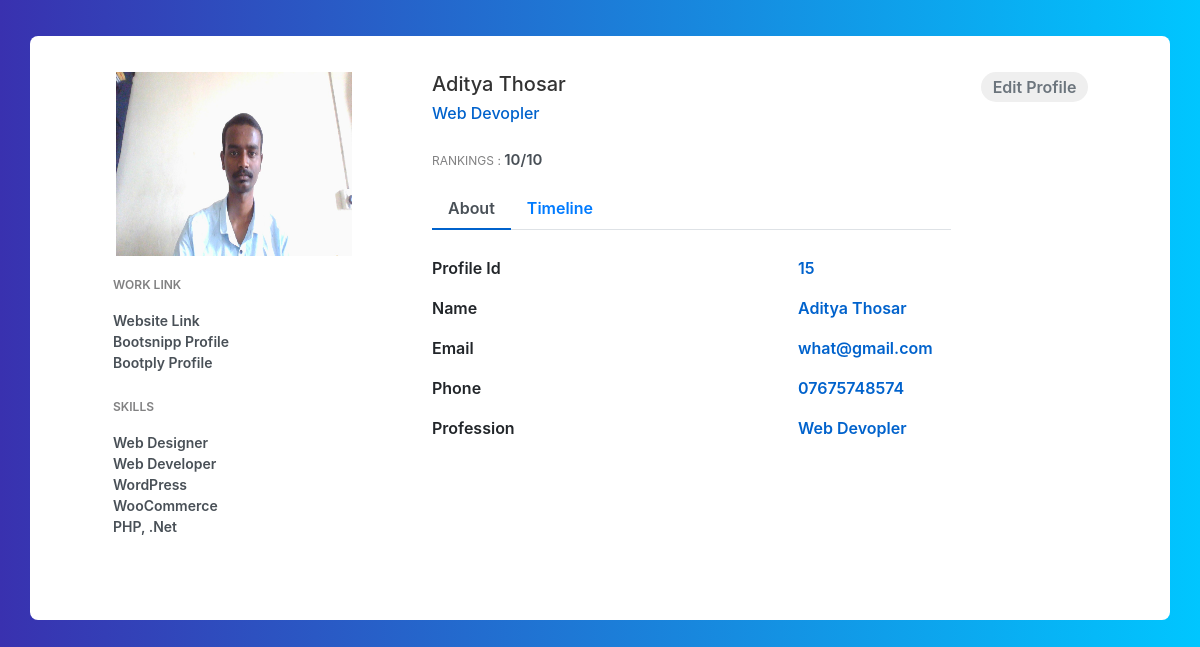
Screenshot of /details/ with the database file from the repository.
### core/models.py (models this page shows, shortened)
class Profile(models.Model):
    first_name = models.CharField(max_length=70)
    last_name = models.CharField(max_length=70)
    date = models.DateField()
    phone = models.BigIntegerField()
    email = models.EmailField()
    ranking = models.IntegerField()
    profession = models.CharField(max_length=200)
    status = models.CharField(choices=types,max_length=20,null=True,blank=False,default='employee')
    present = models.BooleanField(default=False)
    image = models.ImageField()
    updated = models.DateTimeField(auto_now=True)
    shift = models.TimeField()

### core/views.py (the view)
# urls.py: path('details/', details, name= 'details'),
def details(request):
    try:
        last_face = LastFace.objects.last()
        profile = Profile.objects.get(Q(image__icontains=last_face))
    except:
        last_face = None
        profile = None
    context = {
        'profile': profile,
        'last_face': last_face
    }
    return render(request, 'core/details.html', context)

### core/models.py (called while the page is built)
    def __str__(self):
        return self.last_face

### core/templates/core/details.html (shortened to what this page needs)
{% extends "core/base.html" %}
{% load static %}
{% block content %}
{% if profile == None %}
<div class="container emp-profile">
    <div class="row">
        <div class="col-md-5">
            <div class="alert alert-warning">
                <svg width="1.0625em" height="1em" viewBox="0 0 17 16" class="bi bi-exclamation-triangle"
                    fill="currentColor" xmlns="http://www.w3.org/2000/svg">
                    <path fill-rule="evenodd"
                        d="M7.938 2.016a.146.146 0 0 0-.054.057L1.027 13.74a.176.176 0 0 0-.002.183c.016.03.037.05.054.06.015.01.034.017.066.017h13.713a.12.12 0 0 0 .066-.017.163.163 0 0 0 .055-.06.176.176 0 0 0-.003-.183L8.12 2.073a.146.146 0 0 0-.054-.057A.13.13 0 0 0 8.002 2a.13.13 0 0 0-.064.016zm1.044-.45a1.13 1.13 0 0 0-1.96 0L.165 13.233c-.457.778.091 1.767.98 1.767h13.713c.889 0 1.438-.99.98-1.767L8.982 1.566z" />
                    <path
                        d="M7.002 12a1 1 0 1 1 2 0 1 1 0 0 1-2 0zM7.1 5.995a.905.905 0 1 1 1.8 0l-.35 3.507a.552.552 0 0 1-1.1 0L7.1 5.995z" />
                </svg>
                <p><b>Note: </b>
                <ul>
                    <li>It takes some time to turn on the scanner if your computer hardware
                        does not meet the requirements of the face recognition software</li>
                    <li>consider providing good lighting and good resolution cameras
                        for the software to work properly</li>
                </ul>
                <small>(This window will disappear after running the first scan)</small>
                </p>
            </div>
        </div>
        <div class="col-md-1">
        </div>
        <div class="col-md-6">
            <div>
                <img src="{% static 'img/fgirl.jpg'%}" alt="" width="99%">
            </div>
        </div>
    </div>
</div>
{% else %}
<div class="container emp-profile">
        <div class="row">
            <div class="col-md-4">
                <div class="profile-img">
                    <img src="{{ profile.image.url }}" alt="" />
                </div>
            </div>
            <div class="col-md-6">
                <div class="profile-head">
                    <h5>
                        {{profile.first_name}} {{profile.last_name}}
                    </h5>
                    <h6>
                        {{profile.profession }}
                    </h6>
                    <p class="proile-rating">RANKINGS : <span>{{profile.ranking}}/10</span></p>
                    <ul class="nav nav-tabs" id="myTab" role="tablist">
                        <li class="nav-item">
                            <a class="nav-link active" id="home-tab" data-toggle="tab" href="#home" role="tab"
                                aria-controls="home" aria-selected="true">About</a>
                        </li>
                        <li class="nav-item">
                            <a class="nav-link" id="profile-tab" data-toggle="tab" href="#profile" role="tab"
                                aria-controls="profile" aria-selected="false">Timeline</a>
                        </li>
                    </ul>
                </div>
            </div>
            <div class="col-md-2">
                <a href="{% url 'edit_profile' profile.id %}"><input type="button" class="profile-edit-btn" name="btnAddMore" value="Edit Profile" /></a>
            </div>
        </div>
        <div class="row">
            <div class="col-md-4">
                <div class="profile-work">
                    <p>WORK LINK</p>
                    <a href="">Website Link</a><br />
                    <a href="">Bootsnipp Profile</a><br />
                    <a href="">Bootply Profile</a>
                    <p>SKILLS</p>
                    <a href="">Web Designer</a><br />
                    <a href="">Web Developer</a><br />
                    <a href="">WordPress</a><br />
                    <a href="">WooCommerce</a><br />
                    <a href="">PHP, .Net</a><br />
                </div>
            </div>
            <div class="col-md-8">
                <div class="tab-content profile-tab" id="myTabContent">
                    <div class="tab-pane fade show active" id="home" role="tabpanel" aria-labelledby="home-tab">
                        <div class="row">
                            <div class="col-md-6">
                                <label>Profile Id</label>
                            </div>
                            <div class="col-md-6">
                                <p>{{profile.id}}</p>
                            </div>
                        </div>
                        <div class="row">
                            <div class="col-md-6">
                                <label>Name</label>
                            </div>
                            <div class="col-md-6">
                                <p>{{profile.first_name}} {{profile.last_name}}</p>
                            </div>
                        </div>
                        <div class="row">
                            <div class="col-md-6">
                                <label>Email</label>
                            </div>
                            <div class="col-md-6">
                                <p>{{profile.email}}</p>
                            </div>
                        </div>
                        <div class="row">
                            <div class="col-md-6">
                                <label>Phone</label>
                            </div>
                            <div class="col-md-6">
                                <p>0{{profile.phone}}</p>
                            </div>
                        </div>
                        <div class="row">
                            <div class="col-md-6">
                                <label>Profession</label>
                            </div>
                            <div class="col-md-6">
                                <p>{{ profile.profession }}</p>
                            </div>
                        </div>
                    </div>
                </div>
            </div>
        </div>
</div>
{% endif %}
{% endblock content %}

### static/css/details.css (style rules this page uses)
.emp-profile { padding: 3%; margin-top: 3%; margin-bottom: 3%; border-radius: 0.5rem; background: #fff; }
.profile-img { text-align: center; }
.profile-img img { width: 70%; height: 100%; }
.profile-head h5 { color: #333; }
.profile-head h6 { color: #0062cc; }
.profile-edit-btn { border: none; border-radius: 1.5rem; width: 70%; padding: 2%; font-weight: 600; color: #6c757d; cursor: pointer; }
.proile-rating { font-size: 12px; color: #818182; margin-top: 5%; }
.proile-rating span { color: #495057; font-size: 15px; font-weight: 600; }
.profile-head .nav-tabs { margin-bottom:5%; }
.profile-head .nav-tabs .nav-link { font-weight:600; border: none; }
.profile-head .nav-tabs .nav-link.active { border: none; border-bottom:2px solid #0062cc; }
.profile-work { padding: 14%; margin-top: -15%; }
.profile-work p { font-size: 12px; color: #818182; font-weight: 600; margin-top: 10%; }
.profile-work a { text-decoration: none; color: #495057; font-weight: 600; font-size: 14px; }
.profile-tab label { font-weight: 600; }
.profile-tab p { font-weight: 600; color: #0062cc; }

### static/css/body.css (style rules this page uses)
body { background: -webkit-linear-gradient(left, #3931af, #00c6ff); }

### rows the page displays
Profile: image (picture), first_name "Aditya", last_name "Thosar", profession "Web Devopler", ranking "10", id "15", email "what@gmail.com", phone "7675748574"
